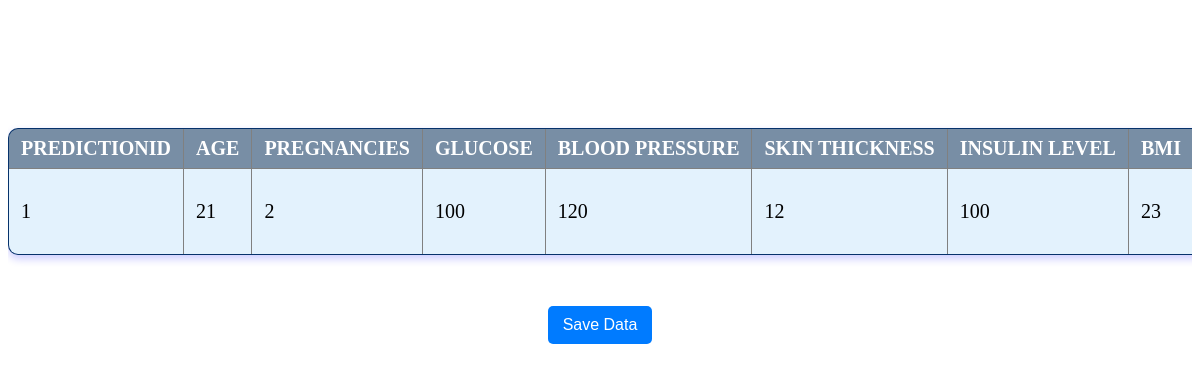
The page /view_all_diabetes_results on the database its author committed.
### database_models/diabetes_expert_pred.py (models this page shows)
class DiabetesSymptoms(db.Model):
    __tablename__ = "diabetes_symptoms"
    id = db.Column(db.Integer, primary_key=True, autoincrement=True)
    PatientName = db.Column(db.String(50), nullable=False)
    PatientID = db.Column(db.Integer, db.ForeignKey("patient_user.patient_id"), nullable=False)
    Pregnancies = db.Column(db.String(50), nullable=False)
    Glucose = db.Column(db.String(50), nullable=False)
    Blood_pressure = db.Column(db.String(50), nullable=False)
    Skin_thickness = db.Column(db.String(50), nullable=False)
    Insulin_level = db.Column(db.String(50), nullable=False)
    BMI = db.Column(db.String(50), nullable=False)
    Diabetes_Pedigree = db.Column(db.String(50), nullable=False)
    Age = db.Column(db.String(50), nullable=False)
    target = db.Column(db.Integer, nullable=True)
    Prediction_id = db.Column(db.Integer, db.ForeignKey("diabetes_prediction.Prediction_id"), nullable=True)
    diabetes_prediction = db.relationship('DiabetesPrediction', back_populates='diabetes_symptoms')

### routes/diabetes_routes.py (the view)
@diabetes_routes.route("/view_all_diabetes_results", methods=["GET", "POST"])
def view_all_diabetes_results():
    patient_id = request.args.get("patient_id")
    prediction_id = request.args.get("prediction_id")
    print(f"Received Patient ID: {patient_id}, Prediction ID: {prediction_id}")
    if patient_id:
        all_diabetes_data = get_all_diabetes_data(patient_id=patient_id, prediction_id=prediction_id)
    else:
        all_diabetes_data = get_all_diabetes_data()
    if all_diabetes_data:
        return render_template("diabetesresults.html", diabetes=all_diabetes_data)
    else:
        return redirect(url_for("doctor_routes.doctor_dashboard"))

### templates/diabetesresults.html (shortened to what this page needs)
<head>
    <link rel="stylesheet" type="text/css" href="{{ url_for('static', filename='results.css') }}">
</head>
{% block body %}
{% if diabetes %}
<form method="post"  action="{{ url_for('diabetes_routes.update_result') }}">
    <div style="overflow-x: auto; max-width: 100%;" class="table-wrapper">
        <table border="1">
            <thead>
                <tr>
                    <th>PredictionID</th>
                    <th>Age</th>
                    <th>Pregnancies</th>
                    <th>Glucose</th>
                    <th>Blood Pressure</th>
                    <th>Skin Thickness</th>
                    <th>Insulin Level</th>
                    <th>BMI</th>
                </tr>
            </thead>
            <tbody>
                {% for diabetes_record in diabetes %}
                    <tr>
                        <td>{{ diabetes_record.id }}</td>
                        <td>{{ diabetes_record.Age }}</td>
                        <td>{{ diabetes_record.Pregnancies }}</td>
                        <td>{{ diabetes_record.Glucose }}</td>
                        <td>{{ diabetes_record.BloodPressure }}</td>
                        <td>{{ diabetes_record.SkinThickness }}</td>
                        <td>{{ diabetes_record.InsulinLevel }}</td>
                        <td>{{ diabetes_record.BMI }}</td>
                    </tr>
                {% endfor %}
            </tbody>
        </table>
    </div>
    <button type="submit">Save Data</button>
</form>
{% else %}
    <p>No diabetes data available.</p>
{% endif %}
{% endblock %}

### static/results.css (style rules this page uses)
.table-wrapper { overflow-x: auto; white-space: nowrap; width: 100%; max-width: 100%; margin: 20px 0; -webkit-overflow-scrolling: touch; }
table { width: 100%; border-collapse: collapse; margin-bottom: 1rem; margin-top: 100px; background-color: #06326b; border-radius: 10px; overflow: hidden; box-shadow: 0 4px 8px rgba(0, 0, 255, 0.2); }
th { background: #788ea5; color: white; font-weight: bold; padding: 12px; text-align: left; text-transform: uppercase; white-space: nowrap; font-size:20px; }
td { padding: 10px; border-bottom: 1px solid #ddd; text-align: left; font-size: 20px; }
th, td { padding: 8px 12px; }
tbody tr:nth-child(odd) { background: #e3f2fd; }
button { background: #007bff; color: white; font-size: 16px; padding: 10px 15px; border: none; border-radius: 5px; cursor: pointer; display: block; margin-top: 15px; }
form { display: flex; flex-direction: column; align-items: center; }

### rows shown on the page
DiabetesSymptoms: id "1", Age "21", Pregnancies "2", Glucose "100", BloodPressure "120", SkinThickness "12", InsulinLevel "100", BMI "23"
